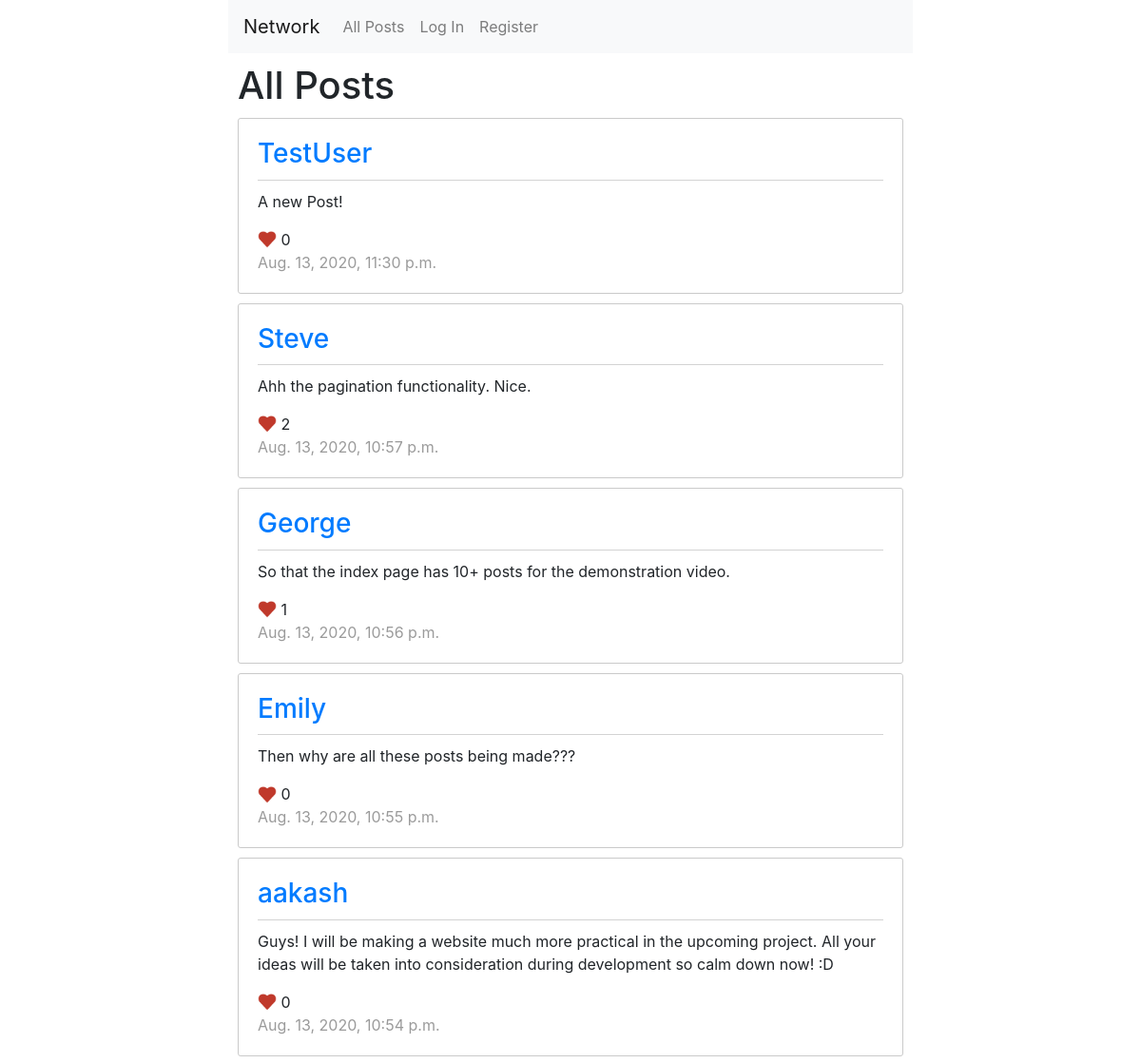
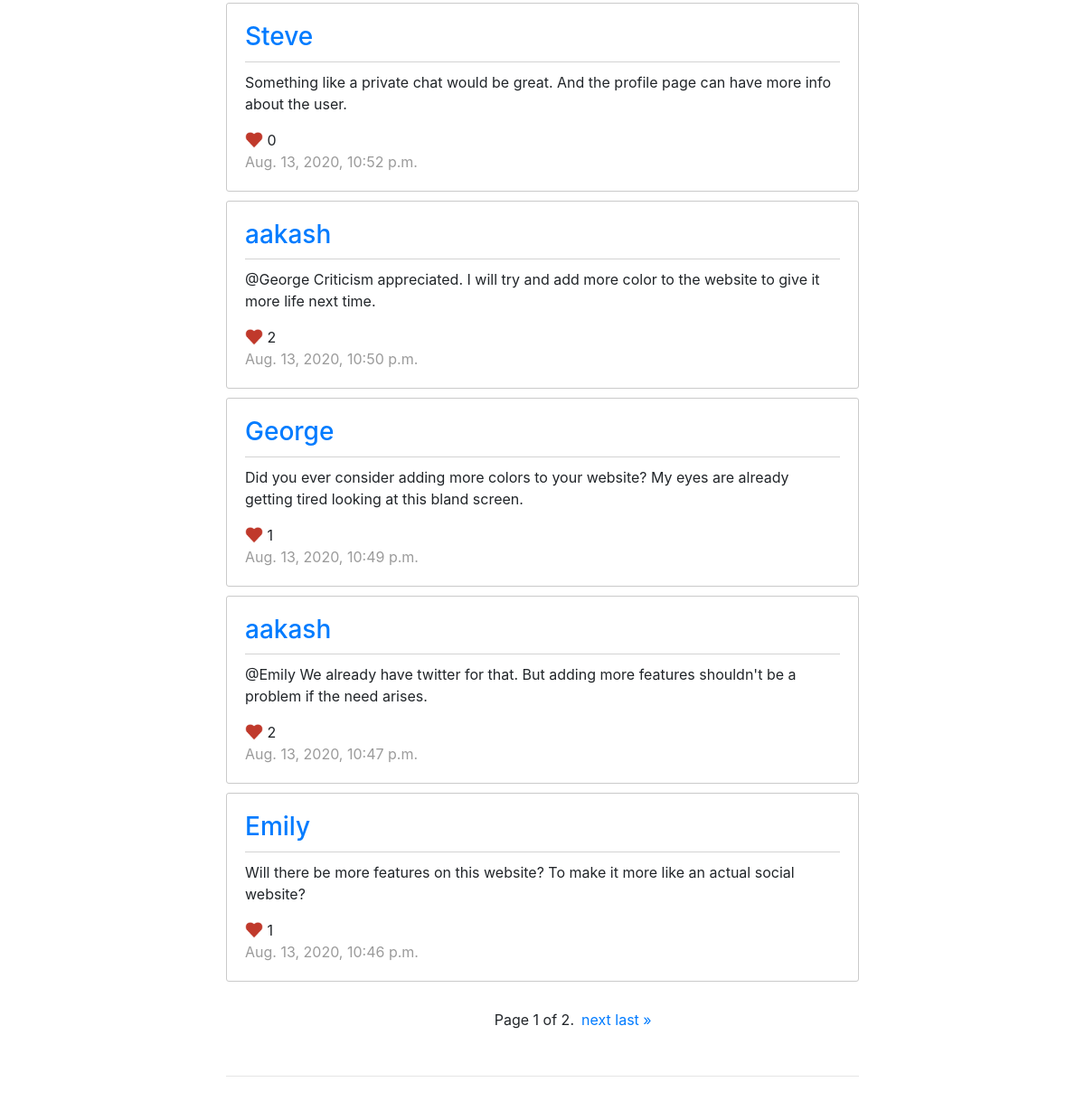
The page / on the database its author committed (2 pictures, top to bottom).
### network/models.py (models this page shows, shortened)
class Post(models.Model):
    user = models.ForeignKey(User, on_delete=models.CASCADE)
    content = models.CharField(max_length=300)
    liked_by = models.ManyToManyField(User, related_name="likes")
    total_likes = models.IntegerField(default=0)
    timestamp = models.DateTimeField(auto_now_add=True)

class User(AbstractUser):
    pass

### network/views.py (the view)
# urls.py: path("", views.index, name="index"),
def index(request):
    posts = Post.objects.all().order_by('-timestamp')
    paginator = Paginator(posts, 10)
    page_number = request.GET.get('page')
    page_obj = paginator.get_page(page_number)
    current_user = request.user
    return render(request, "network/index.html", {'current_user': current_user, 'page_obj': page_obj})

### network/templates/network/index.html (shortened to what this page needs)
{% extends "network/layout.html" %}
{% load static %}
{% load tz %}
{% block body %}
    <h1 class="pageHeading">All Posts</h1>
    {% for post in page_obj %}
        <div id="post_{{ post.id }}" class='post_container'>
            <a href="{% url 'userProfile' username=post.user.username %}"><h3>{{ post.user.username }}</h3></a>
            <p class="content">{{ post.content }}</p>
            <img src="{% static 'network/heart.png' %}" style="height: 20px; width: 20px; margin-top: -5px">
            <text class="total_likes">{{ post.total_likes }}</text>
            <time class="time" style="display: block;">{{ post.timestamp|localtime }}</time>
        </div>
    {% endfor %}
    <div class="pagination">
        <span class="step-links">
            <span class="prev">
            </span>
            <span class="current">
                Page {{ page_obj.number }} of {{ page_obj.paginator.num_pages }}.
            </span>
            <span class="next">
                {% if page_obj.has_next %}
                    <a href="?page={{ page_obj.next_page_number }}">next</a>
                    <a href="?page={{ page_obj.paginator.num_pages }}">last &raquo;</a>
                {% endif %}
            </span>
        </span>
    </div>
    <hr>
{% endblock %}

### network/static/network/styles.css (style rules this page uses)
body { margin-left: 20%; margin-right: 20%; }
.pageHeading { margin: 10px; }
hr { margin: 30px 10px 30px 10px; }
.post_container { padding: 20px; border: 1px solid rgb(202, 202, 202); border-radius: 3px; margin: 10px; }
.time { color: rgb(155, 155, 155); }
.content { margin-top: 10px; border-top: 1px solid rgb(211, 211, 211); padding-top: 10px; }
.pagination { width: fit-content; margin-left: auto; margin-right: auto; padding: 20px; }
.step-links { width: 340px; display: flex; flex-direction: row; }
.prev { flex: 34%; }
.current { flex: 28%; }
.next { flex: 37%; }

### rows shown on the page
Post: user.username "TestUser", content "A new Post!", total_likes "0", timestamp "Aug. 13, 2020, 11:30 p.m."
Post: user.username "Steve", content "Ahh the pagination functionality. Nice.", total_likes "2", timestamp "Aug. 13, 2020, 10:57 p.m."
Post: user.username "George", content "So that the index page has 10+ posts for the demonstration video.", total_likes "1", timestamp "Aug. 13, 2020, 10:56 p.m."
Post: user.username "Emily", content "Then why are all these posts being made???", total_likes "0", timestamp "Aug. 13, 2020, 10:55 p.m."
Post: user.username "aakash", content "Guys! I will be making a website much more practical in the upcoming project. All your ideas will be taken into consideration during development so calm down now! :D", total_likes "0", timestamp "Aug. 13, 2020, 10:54 p.m."
Post: user.username "Steve", content "Something like a private chat would be great. And the profile page can have more info about the user.", total_likes "0", timestamp "Aug. 13, 2020, 10:52 p.m."
Post: user.username "aakash", content "@George Criticism appreciated. I will try and add more color to the website to give it more life next time.", total_likes "2", timestamp "Aug. 13, 2020, 10:50 p.m."
Post: user.username "George", content "Did you ever consider adding more colors to your website? My eyes are already getting tired looking at this bland screen.", total_likes "1", timestamp "Aug. 13, 2020, 10:49 p.m."
Post: user.username "aakash", content "@Emily We already have twitter for that. But adding more features shouldn't be a problem if the need arises.", total_likes "2", timestamp "Aug. 13, 2020, 10:47 p.m."
Post: user.username "Emily", content "Will there be more features on this website? To make it more like an actual social website?", total_likes "1", timestamp "Aug. 13, 2020, 10:46 p.m."

### other values the page prints
{{ page_obj.number }} "1"
{{ page_obj.paginator.num_pages }} "2"
